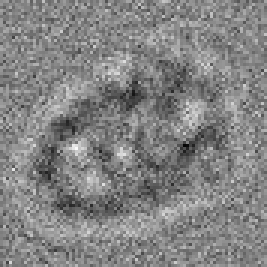
#> input picture binnedpart.jpg, 89 x 89 px, given in place of mgtest.png, which was not available (shown 3 times larger)
$ jupyter execute --allow-errors 'Fourier Basics.ipynb'   (shell and % lines are left out)   (older library calls are emulated)   (text cells are left out)
#> lines starting #> are read from the running program, lines starting #| are printed output that depends on the picture; pictures that were not available may be replaced by others from this repository, and a replacement may not be noted
[cell 1]
import numpy as np
import PIL as pil
import matplotlib.pyplot as plt
#import cv2
import scipy
import scipy.misc
import scipy.signal
import warnings
import imageio
warnings.filterwarnings("ignore", category=DeprecationWarning)
plt.rcParams['figure.figsize'] = (50,50)
plt.rcParams['image.cmap'] = 'gray'
#import mrc as mrc

[cell 2]
#Main code
def normalized_cc(I,T,use_numpy_ver=True):
#> called with use_numpy_ver = True
    T = T - np.mean(T)
    # zero padding the template
    [height,length] = I.shape
#> height = 89; length = 89
    [bheight,blength] = T.shape
#> bheight = 89; blength = 89

    x = [height/2-bheight/2]
#> x = [0]
    y = [length/2-bheight/2]
#> y = [0]
    x = int(x[0])
#> x = 0
    y = int(y[0])
#> y = 0

    padding = np.zeros_like(I)

    # Create mask of zero-padded template
    padding[x:x+int(T.shape[0]), y:y+int(T.shape[1])]=1.0


    # Compute correlations of I and I**2
    crossc = fast_convolve(I,T[::-1,::-1],use_numpy_ver)
    denom1 = np.sqrt(fast_convolve(I**2, padding,use_numpy_ver))
    denom2 = np.sqrt(np.sum((T**2)))

    # Compute and return normalized cross-correlation
    ncc = crossc/(denom1*denom2)
#     plt.imshow(abs(ncc))

    return ncc


def fast_convolve(I,T,use_numpy_ver=True):

#> called with use_numpy_ver = True
    if use_numpy_ver:

        [height,length] = I.shape
#> height = 89; length = 89
        [bheight,blength] = T.shape
#> bheight = 89; blength = 89
        x = [height/2-bheight/2]
#> x = [0]
        y = [length/2-bheight/2]
#> y = [0]
        x = int(x[0])
#> x = 0
        y = int(y[0])

        z = np.zeros_like(I)
        z[x:x+int(T.shape[0]), y:y+int(T.shape[1])] = T
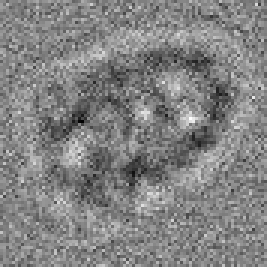
#> z: shape (89, 89) float32 (shown 3 times larger); min -125.3, max 118.7, mean 0; drawn with min black and max white

        f1 = np.fft.rfft2(I)
        f2 = np.fft.rfft2(z)

        conv = f1*f2

        fc = np.fft.fftshift(np.fft.irfft2(conv))
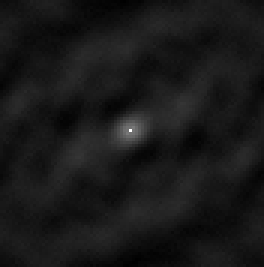
#> fc: shape (89, 88) float64 (shown 3 times larger); min -713251.7, max 6605598.1, mean 1.6; drawn with min black and max white

#         fc = np.roll(fc, -int(height/2+1), axis=0)
#         fc = np.roll(fc, -int(length/2+1), axis=1)
    else:
        fc = scipy.signal.fftconvolve(I,T,'same')

    return fc

ncc_np = normalized_cc(scipy.misc.imread("mgtest.png", 1),scipy.misc.imread("binnedpart.jpg", 1))
#> call 2 of fast_convolve, with use_numpy_ver = True
#> in fast_convolve (call 2), `z[x:x+int(T.shape[0]), y:y+int(T.shape[1])] = T`: z: shape (89, 89) float32; every value is 1
#> in fast_convolve (call 2), `f1 = np.fft.rfft2(I)`:
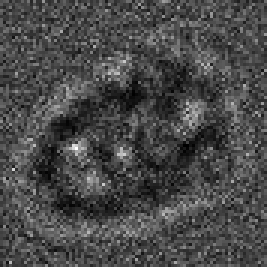
#> I: shape (89, 89) float32 (shown 3 times larger); min 36, max 62500, mean 18078; drawn with min black and max white
#> in fast_convolve (call 2), `fc = np.fft.fftshift(np.fft.irfft2(conv))`:
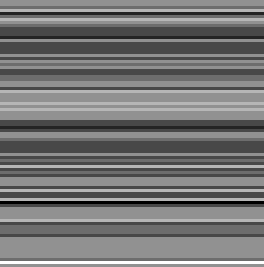
#> fc: shape (89, 88) float64 (shown 3 times larger); min 144822846, max 144822846, mean 144822846; drawn with min black and max white
#> in normalized_cc, `denom1 = np.sqrt(fast_convolve(I**2, padding,use_numpy_ver))`:
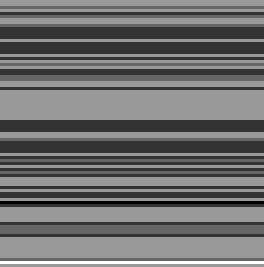
#> denom1: shape (89, 88) float64 (shown 3 times larger); min 12034.2, max 12034.2, mean 12034.2; drawn with min black and max white
#> in normalized_cc, `denom2 = np.sqrt(np.sum((T**2)))`: denom2 = 2564.4
ncc_sp = normalized_cc(scipy.misc.imread("mgtest.png", 1),scipy.misc.imread("binnedpart.jpg", 1),use_numpy_ver=False)
#> call 2 of normalized_cc, with use_numpy_ver = False
#> call 3 of fast_convolve, with use_numpy_ver = False
#> in fast_convolve (call 3), `fc = scipy.signal.fftconvolve(I,T,'same')`:
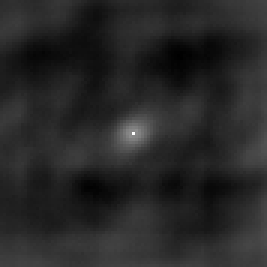
#> fc: shape (89, 89) float32 (shown 3 times larger); min -2189590, max 6576037, mean -823014.4; drawn with min black and max white
#> call 4 of fast_convolve, with use_numpy_ver = False
#> in fast_convolve (call 4), `fc = scipy.signal.fftconvolve(I,T,'same')`:
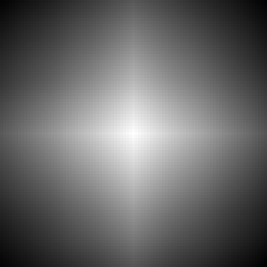
#> fc: shape (89, 89) float32 (shown 3 times larger); min 35331824, max 143195616, mean 79235168; drawn with min black and max white
#> in normalized_cc (call 2), `denom1 = np.sqrt(fast_convolve(I**2, padding,use_numpy_ver))`:
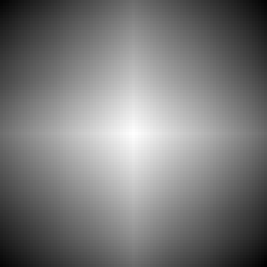
#> denom1: shape (89, 89) float32 (shown 3 times larger); min 5944.1, max 11966.4, mean 8815.9; drawn with min black and max white
plt.figure()
plt.imshow(ncc_np)
plt.colorbar()

plt.figure()
plt.imshow(ncc_sp)
plt.colorbar()

plt.figure()
#> (the rest of this cell did not finish here and is left out)

#> (a cell that did not finish here is left out)

#> (a cell that did not finish here is left out)

[cell 5]
img = pil.Image.open('imagetest3.jpg')
#> img is the input picture: PIL image 89x89 L; min 6, max 250, mean 131.3
img
img2 = pil.Image.open('imagetest3.jpg').convert('LA')
img2
img_as_np = np.array(img2)
img_as_np
img_fft = np.fft.fft2(img_as_np)
img_fft
img0 = img2
width,height = img2.size
img4 = pil.Image.new('L',[width, height],color=0)
#> img4: PIL image 89x89 L; every value is 0

[cell 6]
#Testing what the FFT does
img = scipy.misc.imread('imagetest3.jpg',1)
f = np.fft.fft2(img)
fshift = np.fft.fftshift(f) #Shift the zero component to the center
magnitude_spectrum = np.log(np.abs(fshift))
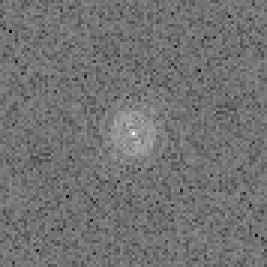
#> magnitude_spectrum: shape (89, 89) float64 (shown 3 times larger); min 2.06, max 13.85, mean 7.34; drawn with min black and max white
magnitude_spectrum2 = 20*magnitude_spectrum
#plt.imshow(img)
#plt.subplot(131),plt.imshow(img, cmap = 'gray')
#plt.title('Input Image'), plt.xticks([]), plt.yticks([])
plt.imshow(magnitude_spectrum, cmap = 'gray')
#plt.title('Magnitude Spectrum'), plt.xticks([]), plt.yticks([])

[cell 7]
#Using the above test to try and find Jay. Taking the FT of both the image and a cropped image of him,
#multiplying them and taking the inverse. Playing with the FFTshift function
img = scipy.misc.imread('imagetest3.jpg',1)
img_as_np1 = np.fft.fft2(img)
img_as_np2 = np.fft.fftshift(img_as_np1)
mag_spec = np.log(np.abs(img_as_np2))
plt.imshow(mag_spec)

#> (the rest of this cell did not finish here and is left out)

[cell 8]
#Continuing my attempts to find Jay, via different croppings, conjugations, etc.
img1 = scipy.misc.imread('imagetest3.jpg',1)
plt.figure()
plt.imshow(img1,cmap='gray')
f1 = np.fft.fft2(img1)

#> (the rest of this cell did not finish here and is left out)

#> (a cell that did not finish here is left out)

[cell 10]
image = np.zeros((1152,2048,3),dtype = 'uint8')
#> image: shape (1152, 2048, 3); every value is 0
plt.imshow(image)
scipy.misc.imsave('black.jpg',image)

#> (a cell that did not finish here is left out)

[cell 12]
#Creating a script to make a mask for the image, to pick out just a small portion to use as a template.
img = scipy.misc.imread('imagetest3.jpg',1)
plt.figure()
plt.imshow(img, cmap = 'gray')

mask = np.zeros_like(img)
# mask[440:1000,325:650] = 255
mask[440:650,375:650] = 255
plt.figure()
plt.imshow(mask, cmap = 'gray')

masked = mask*img
#> masked: shape (89, 89) float32; every value is 0
plt.figure()
plt.imshow(masked, cmap = 'gray')

arr = np.nonzero(masked)
#> arr = (empty array, empty array)
print(arr)
#| (array([], dtype=int64), array([], dtype=int64))
#> (the rest of this cell did not finish here and is left out)

[cell 13]
#Creating a script to make a mask for the image
img = scipy.misc.imread('imagetest3.jpg',1)
plt.figure()
plt.imshow(img, cmap = 'gray')

mask = np.zeros_like(img)
mask[440:1000,325:650] = 1.0
# mask[440:650,375:650] = 255
plt.figure()
plt.imshow(mask, cmap = 'gray')

masked = mask*img
plt.figure()
plt.imshow(masked, cmap = 'gray')

arr = np.nonzero(masked)
print(arr)
#| (array([], dtype=int64), array([], dtype=int64))
#> (the rest of this cell did not finish here and is left out)

[cell 14]
img = scipy.misc.imread('mgtest.png',1)
plt.figure()
plt.imshow(img, cmap='gray')

#Create a mask for a particle image
mask = np.zeros_like(img)
mask[1260:1350, 1030:1120] = 255

masked = mask*img
plt.imshow(masked, cmap = 'gray')
plt.xlim(1030,1120)
plt.ylim(1350,1260)

#Gets an image of just the particle
arr = np.nonzero(masked)
print(arr)
#| (array([], dtype=int64), array([], dtype=int64))
#> (the rest of this cell did not finish here and is left out)
